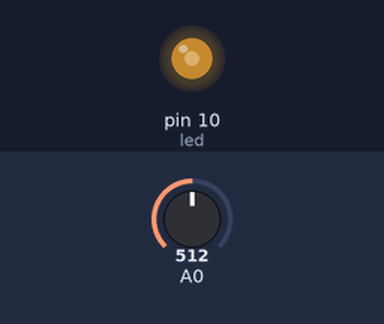
The sketch below on a simulated Arduino Uno, built with avr-gcc and run on an emulated ATmega328P. Parts: output pins drawn as LEDs (lit = HIGH). Inputs (shaded band) come from the test bench; at power-on: A0 = 512.

Above: at 1.2 s.
1.3 s: A0 set to 306
At 2.5 s:
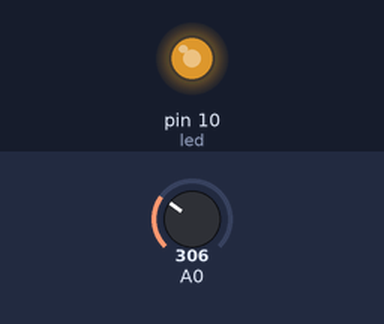
2.8 s: A0 set to 122
At 4.0 s:
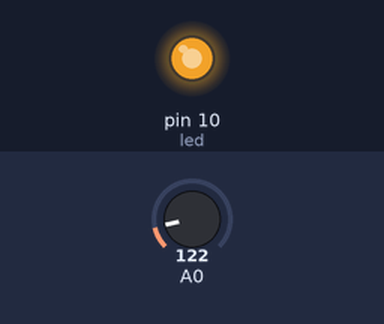
4.3 s: A0 set to 900
At 5.3 s:
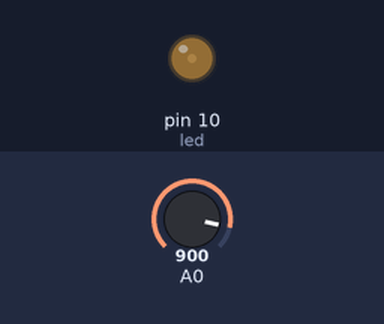
5.8 s: A0 set to 1023
At 6.7 s:
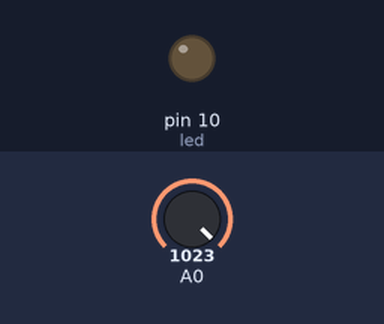
Timing chart, 0 to 8.3 s (numbered marks = the images above; inputs shaded):
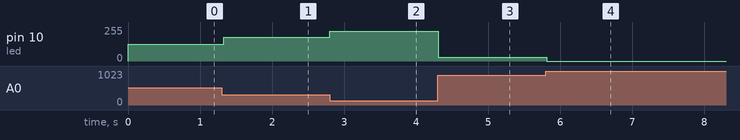

Measured:
- after the input at 1.3 s, pin 10 (led): 127/255 → 179/255 at once
- after the input at 2.8 s, pin 10 (led): 179/255 → 225/255 at once
- after the input at 4.3 s, pin 10 (led): 225/255 → 30/255 at once
- after the input at 5.8 s, pin 10 (led): 30/255 → 0/255 at once

The sketch:

arduino-cds-led.ino
```cpp
int led = 10;           // the PWM pin the LED is attached to

// the setup routine runs once when you press reset:
void setup() {
  pinMode(led, OUTPUT);
  Serial.begin(9600);
}

// the loop routine runs over and over again forever:
void loop() {
  int val = analogRead(0);

  // set the brightness of pin 9:
  analogWrite(led, 255 - val / 4);

  // wait for 30 milliseconds to see the dimming effect
  delay(30);
}
```
